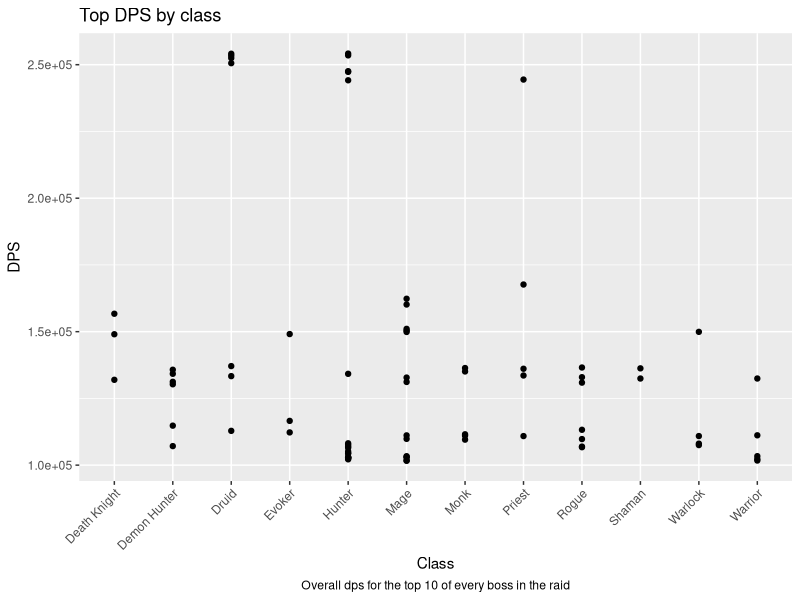
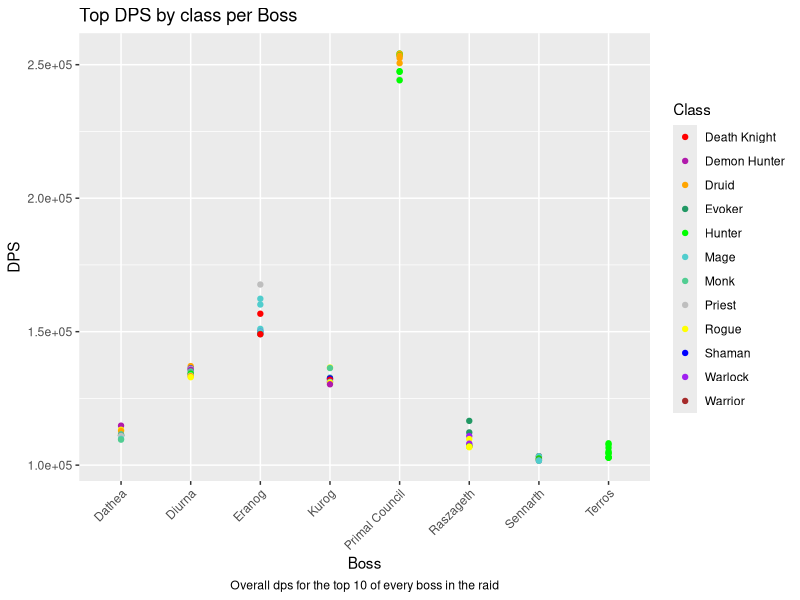
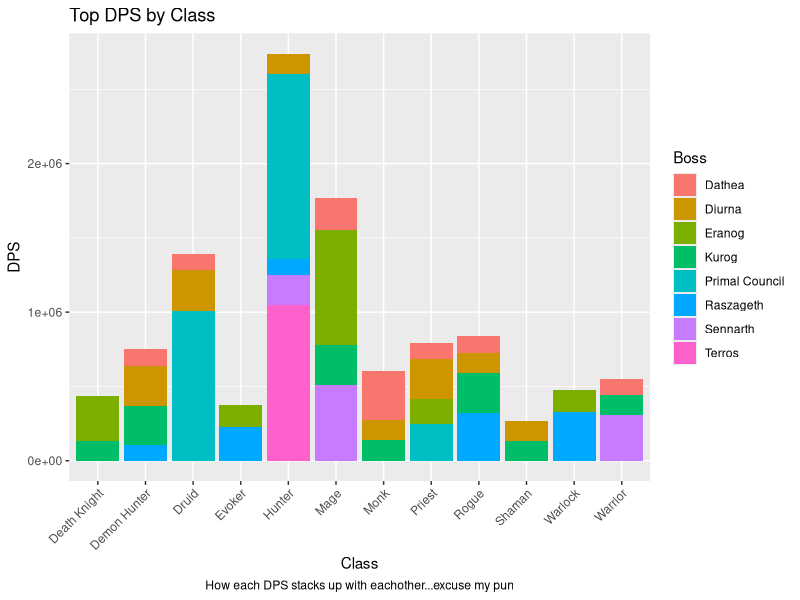
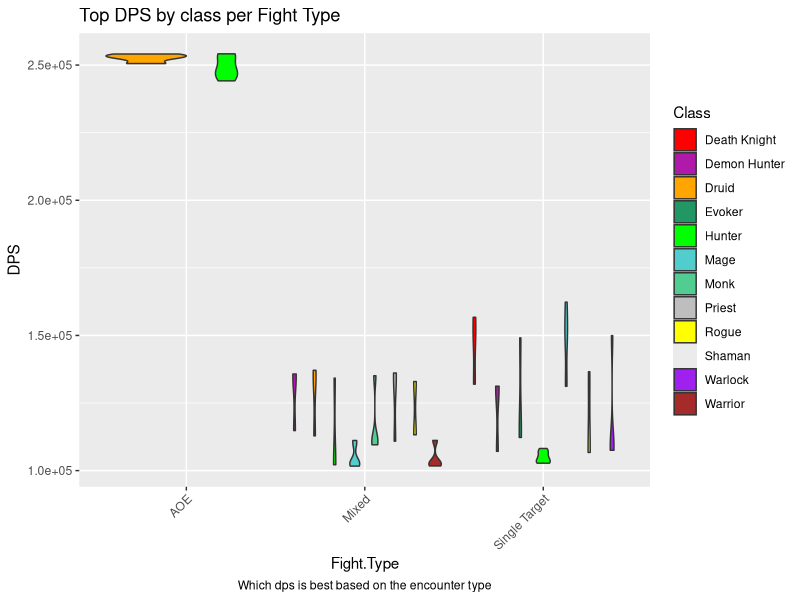
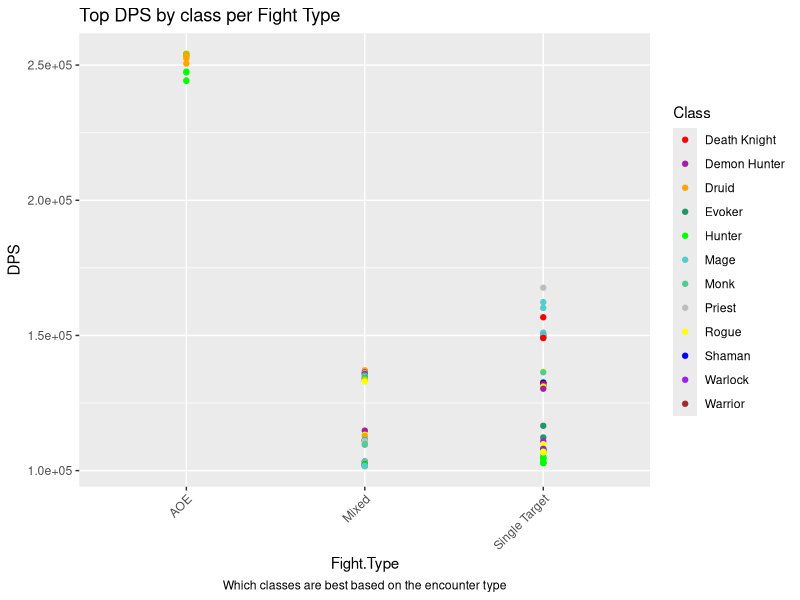
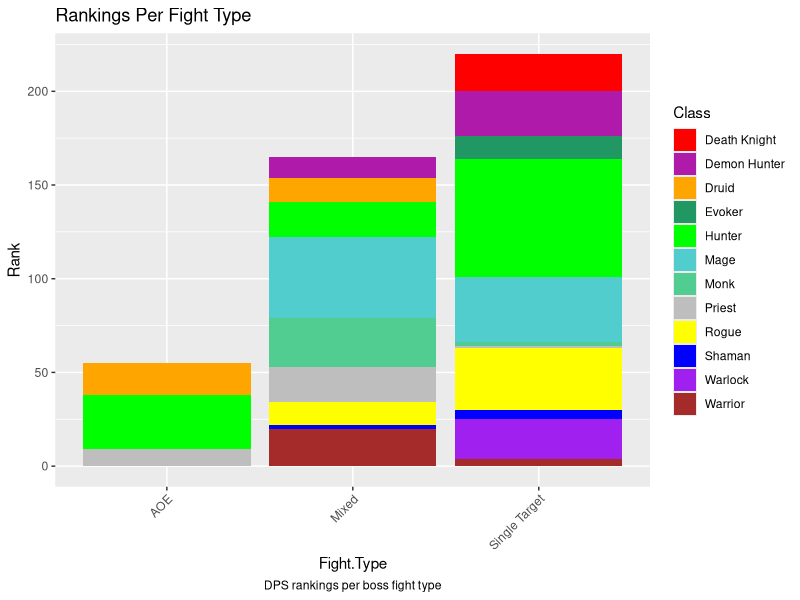
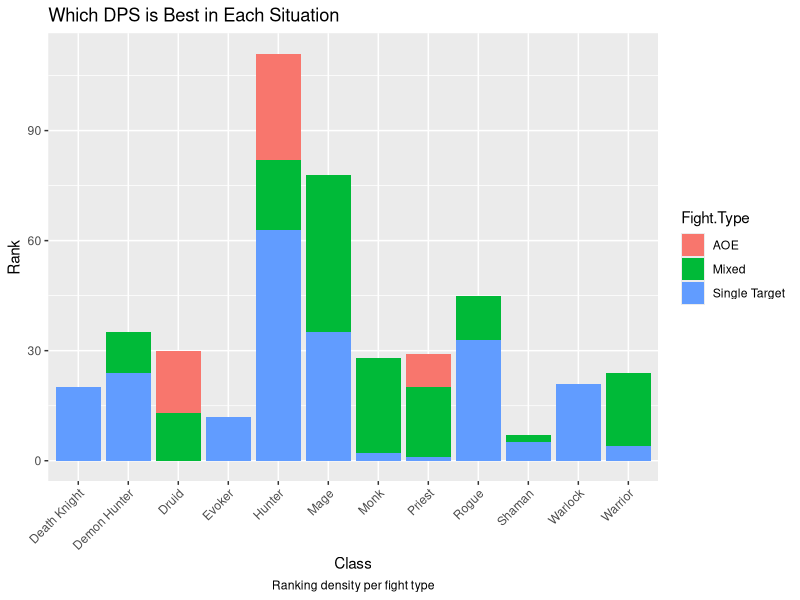

These figures' R source, in order:
## ---- chunk 1
library(tidyverse)
library(dplyr)
library(ggplot2)
library(readxl)

DPSsheet<-read.csv("DataVizMidterm - Sheet1.csv")
## ---- chunk 2
library(scales)

ggplot(DPSsheet, aes(x=Class, y=DPS)) +
  geom_point() +
  labs(title = "Top DPS by class", caption = "Overall dps for the top 10 of every boss in the raid") +
  theme(plot.caption = element_text(hjust = .5)) +
  theme(axis.text.x = element_text(angle = 45, hjust = 1)) +
  scale_y_continuous(labels = scientific_format())
## ---- chunk 3
DPSsheet$Class <- factor(DPSsheet$Class)

ggplot(DPSsheet, aes(x=Boss, y=DPS, color = Class)) +
  geom_point()+
  labs(title = "Top DPS by class per Boss", caption = "Overall dps for the top 10 of every boss in the raid") +
  theme(plot.caption = element_text(hjust = .5)) +
  theme(axis.text.x = element_text(angle = 45, hjust = 1)) +
  scale_y_continuous(labels = scientific_format())+
  scale_color_manual(values = c("red", "#B01AAB", "orange", "#219864", "green", "#51CDCD", "#51CD92", "grey", "yellow", "blue", "purple", "brown"), drop = FALSE)
## ---- chunk 4
ggplot(DPSsheet, aes(x = Class, y=DPS, fill = Boss))+
  geom_col(position = "stack")+
  labs(title = "Top DPS by Class", caption = "How each DPS stacks up with eachother...excuse my pun") +
  theme(axis.text.x = element_text(angle = 45, hjust = 1))+
  theme(plot.caption = element_text(hjust = .5))

## ---- chunk 5
ggplot(DPSsheet, aes(x=Fight.Type, y=DPS, fill = Class)) +
  geom_violin()+
  labs(title = "Top DPS by class per Fight Type", caption = "Which dps is best based on the encounter type") +
  theme(plot.caption = element_text(hjust = .5)) +
  theme(axis.text.x = element_text(angle = 45, hjust = 1)) +
  scale_y_continuous(labels = scientific_format())+
  scale_fill_manual(values = c("red", "#B01AAB", "orange", "#219864", "green", "#51CDCD", "#51CD92", "grey", "yellow", "blue", "purple", "brown"), drop = FALSE)

## ---- chunk 6
ggplot(DPSsheet, aes(x=Fight.Type, y=DPS, color = Class)) +
  geom_point()+
  labs(title = "Top DPS by class per Fight Type", caption = "Which classes are best based on the encounter type") +
  theme(plot.caption = element_text(hjust = .5)) +
  theme(axis.text.x = element_text(angle = 45, hjust = 1)) +
  scale_y_continuous(labels = scientific_format())+
  scale_color_manual(values = c("red", "#B01AAB", "orange", "#219864", "green", "#51CDCD", "#51CD92", "grey", "yellow", "blue", "purple", "brown"), drop = FALSE)
## ---- chunk 7
ggplot(DPSsheet, aes(x=Fight.Type, y=Rank, fill = Class)) +
  geom_col()+
  labs(title = "Rankings Per Fight Type", caption = "DPS rankings per boss fight type") +
  theme(plot.caption = element_text(hjust = .5)) +
  theme(axis.text.x = element_text(angle = 45, hjust = 1)) +
  scale_fill_manual(values = c("red", "#B01AAB", "orange", "#219864", "green", "#51CDCD", "#51CD92", "grey", "yellow", "blue", "purple", "brown"), drop = FALSE)
## ---- chunk 8
ggplot(DPSsheet, aes(x=Class, y=Rank, fill = Fight.Type)) +
  geom_col()+
  labs(title = "Which DPS is Best in Each Situation", caption = "Ranking density per fight type") +
  theme(plot.caption = element_text(hjust = .5)) +
  theme(axis.text.x = element_text(angle = 45, hjust = 1))
